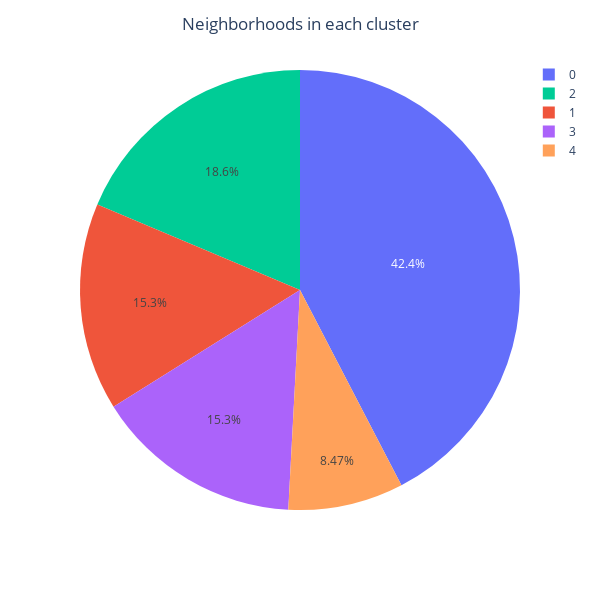

Source (notebook cell):
### Code cell
pie=clusters.groupby('ClusterLabel').size().reset_index()
pie.columns=['ClusterLabel','value']
fig2 = px.pie(pie,values='value',names='ClusterLabel',color=rainbow, labels="Cluster groups",height=600,width=600)
fig2.update_layout(title_text="Neighborhoods in each cluster", title_x=0.5)
fig2.show()

### Figure 1 — Plotly figure (JSON) as saved in the notebook; plotly's stock layout.template omitted (floating-point values rounded to 4 significant figures)
{"data": [{"customdata": [["#8000ff"], ["#00b5eb"], ["#80ffb4"], ["#ffb360"], ["#ff0000"]], "domain": {"x": [0, 1], "y": [0, 1]}, "hovertemplate": "ClusterLabel=%{label}<br>value=%{value}<br>color=%{customdata[0]}<extra></extra>", "labels": [0, 1, 2, 3, 4], "legendgroup": "", "marker": {"colors": ["#636efa", "#EF553B", "#00cc96", "#ab63fa", "#FFA15A"]}, "name": "", "showlegend": true, "type": "pie", "values": [25, 9, 11, 9, 5]}], "layout": {"height": 600, "legend": {"tracegroupgap": 0}, "margin": {"t": 60}, "title": {"text": "Neighborhoods in each cluster", "x": 0.5}, "width": 600}}
